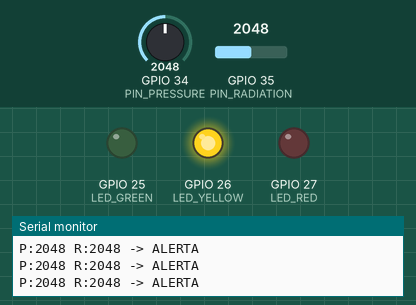
Recording of a sketch running on a simulated ESP32. Shown: output pins drawn as LEDs (lit = HIGH), the last lines printed to the serial monitor. The test bench sets the inputs (shaded band); at power-on: GPIO 35 (PIN_RADIATION) = 2048, GPIO 34 (PIN_PRESSURE) = 2048. WiFi joins after 1.5 s; servers stay silent unless stated.

Above: at 5.2 s.
5.3 s: GPIO 35 (PIN_RADIATION) set to 1869
6.8 s: GPIO 35 (PIN_RADIATION) set to 1773
At 7.3 s:
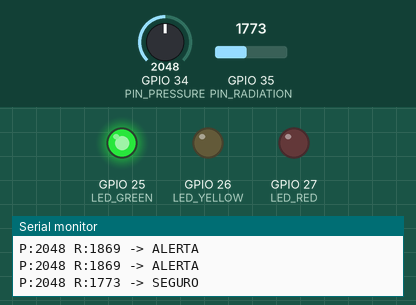
9.0 s: GPIO 34 (PIN_PRESSURE) set to 2439
10.5 s: GPIO 34 (PIN_PRESSURE) set to 2556
At 11.3 s:
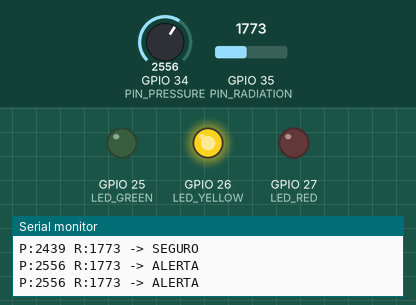
12.0 s: GPIO 34 (PIN_PRESSURE) set to 2460
At 12.5 s:
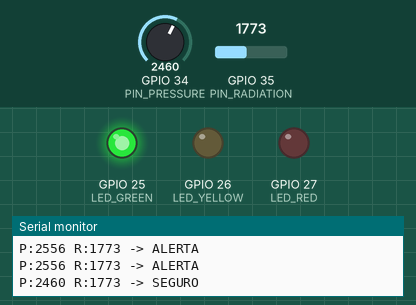
13.5 s: GPIO 34 (PIN_PRESSURE) set to 2540
At 14.9 s:
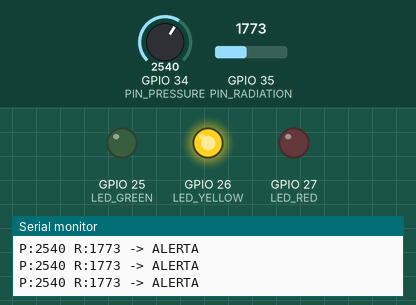
Timing chart, 0 to 16.0 s (numbered marks = the images above; inputs shaded):
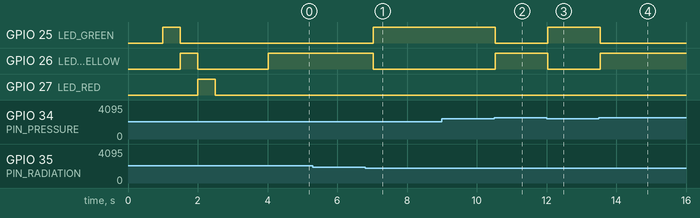

Measured:
- the behaviour switches between 1800 and 1799 on GPIO 35 (PIN_RADIATION) (found by bisection; images 0 and 1)
- the behaviour switches between 2500 and 2501 on GPIO 34 (PIN_PRESSURE) (found by bisection; images 1 and 2)
- after the input at 6.8 s, GPIO 25 (LED_GREEN): LOW → HIGH after 0.23 s; GPIO 26 (LED_YELLOW): HIGH → LOW after 0.23 s
- after the input at 10.5 s, GPIO 25 (LED_GREEN): HIGH → LOW at once; GPIO 26 (LED_YELLOW): LOW → HIGH at once
- after the input at 12.0 s, GPIO 25 (LED_GREEN): LOW → HIGH at once; GPIO 26 (LED_YELLOW): HIGH → LOW at once
- after the input at 13.5 s, GPIO 25 (LED_GREEN): HIGH → LOW at once; GPIO 26 (LED_YELLOW): LOW → HIGH at once

The sketch:

guardiao_habitat.ino
```cpp
#include <WiFi.h>
#include <WebServer.h>

const char* ssid     = "Wokwi-GUEST";
const char* password = "";

#define PIN_PRESSURE   34
#define PIN_RADIATION  35
#define LED_GREEN      25
#define LED_YELLOW     26
#define LED_RED        27

WebServer server(80);

int pressureRaw  = 0;
int radiationRaw = 0;
String statusAtual = "INICIANDO";

// ── Classificação TinyML (faixas 0–4095) ─────────────
String classificar(int pressure, int radiation) {
  if (pressure < 800 || pressure > 3200 || radiation >= 2500)
    return "CRITICO";
  if (pressure < 1500 || pressure > 2500 || radiation >= 1800)
    return "ALERTA";
  return "SEGURO";
}

void atualizarLEDs() {
  digitalWrite(LED_GREEN,  statusAtual == "SEGURO"  ? HIGH : LOW);
  digitalWrite(LED_YELLOW, statusAtual == "ALERTA"  ? HIGH : LOW);
  digitalWrite(LED_RED,    statusAtual == "CRITICO" ? HIGH : LOW);
}

void handleRoot() {
  String cor, bg, titulo, desc;
  if (statusAtual == "SEGURO") {
    cor = "#00ff88"; bg = "#0a3d0a";
    titulo = "✅ SEGURO";
    desc = "Todos os sistemas nominais. Habitat seguro.";
  } else if (statusAtual == "ALERTA") {
    cor = "#ffcc00"; bg = "#3d2d00";
    titulo = "⚠️ ALERTA";
    desc = "Parametros fora do ideal. Verificacao necessaria.";
  } else {
    cor = "#ff4444"; bg = "#3d0000";
    titulo = "🚨 CRITICO";
    desc = "EMERGENCIA! Evacuar setor imediatamente.";
  }

  String html = "<!DOCTYPE html><html><head>";
  html += "<meta charset='UTF-8'><meta http-equiv='refresh' content='2'>";
  html += "<title>Guardiao Habitat</title>";
  html += "<style>body{margin:0;font-family:monospace;background:#0d0d1a;color:#ccc;";
  html += "display:flex;flex-direction:column;align-items:center;justify-content:center;min-height:100vh;}";
  html += "h1{color:#7eb8f7;letter-spacing:3px;}";
  html += ".card{background:" + bg + ";border:2px solid " + cor + ";border-radius:12px;";
  html += "padding:28px 50px;text-align:center;margin:20px;}";
  html += ".status{font-size:2.5em;font-weight:bold;color:" + cor + ";}";
  html += ".desc{color:#aaa;margin-top:10px;}";
  html += ".sensors{display:flex;gap:20px;}";
  html += ".sbox{background:#111122;border:1px solid #2a2a4a;border-radius:8px;padding:14px 20px;text-align:center;}";
  html += ".sval{font-size:2em;color:#7eb8f7;font-weight:bold;}";
  html += ".slbl{font-size:0.6em;color:#555;text-transform:uppercase;}</style></head><body>";
  html += "<h1>GUARDIAO DE HABITAT</h1>";
  html += "<p style='color:#444;font-size:0.7em'>COLONIA LUNAR - SETOR ALFA-7</p>";
  html += "<div class='card'><div class='status'>" + titulo + "</div>";
  html += "<div class='desc'>" + desc + "</div></div>";
  html += "<div class='sensors'>";
  html += "<div class='sbox'><div class='slbl'>Pressao</div><div class='sval'>" + String(pressureRaw) + "</div></div>";
  html += "<div class='sbox'><div class='slbl'>Radiacao</div><div class='sval'>" + String(radiationRaw) + "</div></div>";
  html += "</div>";
  html += "<p style='color:#333;font-size:0.55em;margin-top:20px'>FIAP GS 2026 | Auto-refresh 2s</p>";
  html += "</body></html>";

  server.send(200, "text/html", html);
}

void setup() {
  Serial.begin(115200);
  delay(1000);

  pinMode(LED_GREEN,  OUTPUT);
  pinMode(LED_YELLOW, OUTPUT);
  pinMode(LED_RED,    OUTPUT);

  Serial.println("=== GUARDIAO DE HABITAT INICIANDO ===");
  Serial.println("Testando LEDs...");

  digitalWrite(LED_GREEN,  HIGH); delay(500);
  digitalWrite(LED_GREEN,  LOW);
  digitalWrite(LED_YELLOW, HIGH); delay(500);
  digitalWrite(LED_YELLOW, LOW);
  digitalWrite(LED_RED,    HIGH); delay(500);
  digitalWrite(LED_RED,    LOW);

  Serial.println("LEDs OK!");

  Serial.print("Conectando WiFi: ");
  Serial.println(ssid);
  WiFi.begin(ssid, password);

  int t = 0;
  while (WiFi.status() != WL_CONNECTED && t < 20) {
    delay(500);
    Serial.print(".");
    t++;
  }

  if (WiFi.status() == WL_CONNECTED) {
    Serial.println("\nWiFi conectado!");
    Serial.print("IP: ");
    Serial.println(WiFi.localIP());
  } else {
    Serial.println("\nWiFi falhou. Modo offline.");
  }

  server.on("/", handleRoot);
  server.begin();
  Serial.println("Webserver iniciado na porta 80!");
  Serial.println("=====================================");
  Serial.println("Faixas de classificacao (0-4095):");
  Serial.println("SEGURO:  pressao 1500-2500, radiacao <1800");
  Serial.println("ALERTA:  pressao 800-1499 ou 2501-3200");
  Serial.println("CRITICO: pressao <800 ou >3200 ou radiacao >=2500");
  Serial.println("=====================================");
}

void loop() {
  pressureRaw  = analogRead(PIN_PRESSURE);
  radiationRaw = analogRead(PIN_RADIATION);
  statusAtual  = classificar(pressureRaw, radiationRaw);

  atualizarLEDs();

  Serial.print("P:"); Serial.print(pressureRaw);
  Serial.print(" R:"); Serial.print(radiationRaw);
  Serial.print(" -> "); Serial.println(statusAtual);

  server.handleClient();
  delay(500);
}
```
